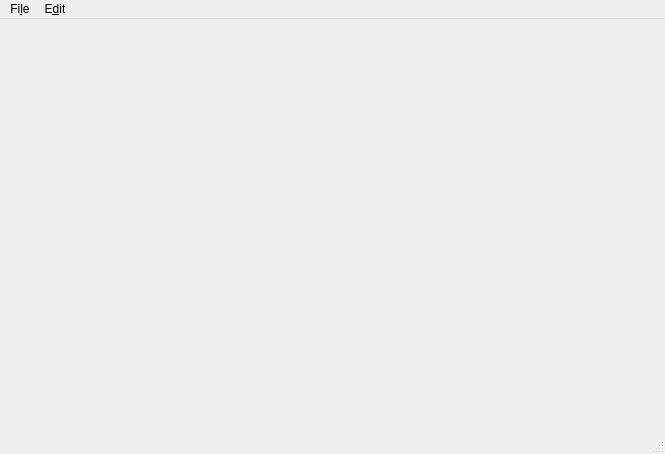
<?xml version="1.0" encoding="UTF-8"?>
<ui version="4.0">
 <class>MainWindow</class>
 <widget class="QMainWindow" name="MainWindow">
  <property name="windowModality">
   <enum>Qt::WindowModality::NonModal</enum>
  </property>
  <property name="geometry">
   <rect>
    <x>0</x>
    <y>0</y>
    <width>665</width>
    <height>454</height>
   </rect>
  </property>
  <property name="windowTitle">
   <string>Lappy</string>
  </property>
  <widget class="QWidget" name="centralwidget">
   <property name="maximumSize">
    <size>
     <width>665</width>
     <height>16777215</height>
    </size>
   </property>
   <layout class="QVBoxLayout" name="verticalLayout_2">
    <item>
     <layout class="QVBoxLayout" name="verticalLayout"/>
    </item>
   </layout>
  </widget>
  <widget class="QMenuBar" name="menubar">
   <property name="geometry">
    <rect>
     <x>0</x>
     <y>0</y>
     <width>665</width>
     <height>30</height>
    </rect>
   </property>
   <widget class="QMenu" name="menuFile">
    <property name="title">
     <string>Fi&amp;le</string>
    </property>
    <addaction name="actionQuit"/>
   </widget>
   <widget class="QMenu" name="menuEdit">
    <property name="title">
     <string>E&amp;dit</string>
    </property>
    <addaction name="actionPreferences"/>
   </widget>
   <addaction name="menuFile"/>
   <addaction name="menuEdit"/>
  </widget>
  <widget class="QStatusBar" name="statusbar"/>
  <action name="actionPreferences">
   <property name="text">
    <string>&amp;Preferences</string>
   </property>
  </action>
  <action name="actionQuit">
   <property name="text">
    <string>&amp;Quit</string>
   </property>
   <property name="shortcut">
    <string>Ctrl+Q</string>
   </property>
  </action>
 </widget>
 <resources/>
 <connections/>
</ui>
